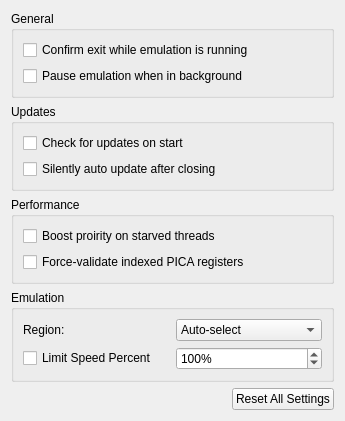
<?xml version="1.0" encoding="UTF-8"?>
<ui version="4.0">
 <class>ConfigureGeneral</class>
 <widget class="QWidget" name="ConfigureGeneral">
  <property name="geometry">
   <rect>
    <x>0</x>
    <y>0</y>
    <width>345</width>
    <height>357</height>
   </rect>
  </property>
  <property name="windowTitle">
   <string>Form</string>
  </property>
  <layout class="QHBoxLayout" name="horizontalLayout">
   <item>
    <layout class="QVBoxLayout" name="verticalLayout">
     <item>
      <widget class="QGroupBox" name="groupBox">
       <property name="title">
        <string>General</string>
       </property>
       <layout class="QVBoxLayout" name="verticalLayout_5">
        <item>
         <widget class="QCheckBox" name="toggle_check_exit">
          <property name="text">
           <string>Confirm exit while emulation is running</string>
          </property>
         </widget>
        </item>
        <item>
         <widget class="QCheckBox" name="toggle_background_pause">
          <property name="text">
           <string>Pause emulation when in background</string>
          </property>
         </widget>
        </item>
       </layout>
      </widget>
     </item>
     <item>
      <widget class="QGroupBox" name="updateBox">
       <property name="title">
        <string>Updates</string>
       </property>
       <layout class="QVBoxLayout" name="verticalLayout_4">
        <item>
         <widget class="QCheckBox" name="toggle_update_check">
          <property name="text">
           <string>Check for updates on start</string>
          </property>
         </widget>
        </item>
        <item>
         <widget class="QCheckBox" name="toggle_auto_update">
          <property name="text">
           <string>Silently auto update after closing</string>
          </property>
         </widget>
        </item>
       </layout>
      </widget>
     </item>
     <item>
      <widget class="QGroupBox" name="groupBox_2">
       <property name="title">
        <string>Performance</string>
       </property>
       <layout class="QHBoxLayout" name="horizontalLayout_7">
        <item>
         <layout class="QVBoxLayout" name="verticalLayout_5">
          <item>
           <widget class="QCheckBox" name="toggle_use_priority_boost">
            <property name="text">
             <string>Boost proirity on starved threads</string>
            </property>
           </widget>
          </item>
          <item>
           <widget class="QCheckBox" name="toggle_use_force_indexed">
            <property name="text">
             <string>Force-validate indexed PICA registers</string>
            </property>
           </widget>
          </item>
         </layout>
        </item>
       </layout>
      </widget>
     </item>
     <item>
      <widget class="QGroupBox" name="groupBox_4">
       <property name="title">
        <string>Emulation</string>
       </property>
       <layout class="QGridLayout" name="gridLayout">
        <item row="0" column="0">
         <widget class="QLabel" name="label">
          <property name="text">
           <string>Region:</string>
          </property>
         </widget>
        </item>
        <item row="0" column="1">
         <widget class="QComboBox" name="region_combobox">
          <item>
           <property name="text">
            <string>Auto-select</string>
           </property>
          </item>
          <item>
           <property name="text">
            <string notr="true">JPN</string>
           </property>
          </item>
          <item>
           <property name="text">
            <string notr="true">USA</string>
           </property>
          </item>
          <item>
           <property name="text">
            <string notr="true">EUR</string>
           </property>
          </item>
          <item>
           <property name="text">
            <string notr="true">AUS</string>
           </property>
          </item>
          <item>
           <property name="text">
            <string notr="true">CHN</string>
           </property>
          </item>
          <item>
           <property name="text">
            <string notr="true">KOR</string>
           </property>
          </item>
          <item>
           <property name="text">
            <string notr="true">TWN</string>
           </property>
          </item>
         </widget>
        </item>
        <item row="1" column="0">
         <widget class="QCheckBox" name="toggle_frame_limit">
          <property name="text">
           <string>Limit Speed Percent</string>
          </property>
         </widget>
        </item>
        <item row="1" column="1">
         <widget class="QSpinBox" name="frame_limit">
          <property name="suffix">
           <string>%</string>
          </property>
          <property name="minimum">
           <number>1</number>
          </property>
          <property name="maximum">
           <number>9999</number>
          </property>
          <property name="value">
           <number>100</number>
          </property>
         </widget>
        </item>
       </layout>
      </widget>
     </item>
     <item alignment="Qt::AlignRight">
      <widget class="QPushButton" name="button_reset_defaults">
       <property name="text">
        <string>Reset All Settings</string>
       </property>
      </widget>
     </item>
     <item>
      <spacer name="verticalSpacer">
       <property name="orientation">
        <enum>Qt::Vertical</enum>
       </property>
       <property name="sizeHint" stdset="0">
        <size>
         <width>20</width>
         <height>40</height>
        </size>
       </property>
      </spacer>
     </item>
    </layout>
   </item>
  </layout>
 </widget>
 <resources/>
 <connections/>
</ui>
